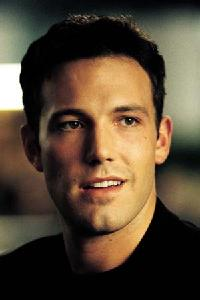
#> input picture validation/httpabsolumentgratuitfreefrimagesbenaffleckjpg.jpg, 200 x 300 px
$ python -i client.py   (imports and definitions only)
#> lines starting #> are read from the running program, lines starting #| are printed output that depends on the picture; after the words box and inside, x2 and y2 are one past the last pixel; in counts of white or black regions, pixels touching at a corner belong together
#> further down, picture is the input picture: shape (300, 200, 3); mean B, G, R 52.4, 70.4, 85.8
import cv2
import json
import base64
import uuid
import time
import asyncio
import websockets
import numpy as np
from datetime import datetime

WEBSOCKET_URL = "ws://localhost:3000"
FRAME_INTERVAL = 0.5  # Seconds between frame processing
MIN_FACE_SIZE = 100   # Minimum face size to detect

class FaceRecognitionClient:
    def __init__(self):
        self.cap = None
        self.observer_id = str(uuid.uuid4())
        self.frame_counter = 0
        self.last_process_time = 0
        self.face_cascade = cv2.CascadeClassifier(cv2.data.haarcascades + 'haarcascade_frontalface_default.xml')
        self.frame_interval = 1.0  # Increase interval to 1 second
        self.max_image_size = 640  # Maximum image dimension

    async def connect(self):
        try:
            self.cap = cv2.VideoCapture(0)
            if not self.cap.isOpened():
                raise Exception("Could not open video capture device")

            print(f"🎥 Camera initialized. Observer ID: {self.observer_id}")
            return True
        except Exception as e:
            print(f"❌ Camera initialization failed: {str(e)}")
            return False

    def preprocess_frame(self, frame):
        """Preprocess frame and detect faces before sending"""
        # Resize frame to reduce processing time
        height, width = frame.shape[:2]
#> height = 300; width = 200
        max_dim = max(height, width)
#> max_dim = 300
        if max_dim > self.max_image_size:
            scale = self.max_image_size / max_dim
            frame = cv2.resize(frame, None, fx=scale, fy=scale)

        # Convert to grayscale for face detection
        gray = cv2.cvtColor(frame, cv2.COLOR_BGR2GRAY)
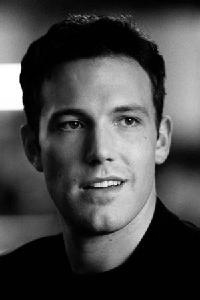
#> gray: shape (300, 200); min 0, max 255, mean 72.9

        # Detect faces with optimized parameters
        faces = self.face_cascade.detectMultiScale(
            gray,
            scaleFactor=1.2,
            minNeighbors=4,
            minSize=(60, 60),
            maxSize=(200, 200)
        )
#> faces = [[30, 65, 140, 140]]

        # Draw rectangles around faces
        for (x, y, w, h) in faces:
            cv2.rectangle(frame, (x, y), (x+w, y+h), (0, 255, 0), 2)
#> this loop made 1 pass
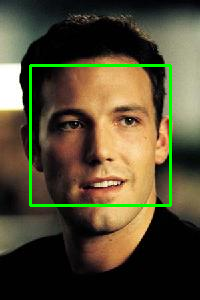
#> frame: shape (300, 200, 3); 2.79% of pixels changed, all inside (x1, y1, x2, y2) = (29, 64, 172, 207)

        return len(faces) > 0, frame

    async def process_frame(self, ws):
        """Capture and process a single frame"""
        ret, frame = self.cap.read()
        if not ret:
            return False

        # Detect faces in frame
        faces_detected, processed_frame = self.preprocess_frame(frame)

        if faces_detected:
            # Optimize JPEG encoding
            encode_params = [cv2.IMWRITE_JPEG_QUALITY, 80]  # Reduce quality for faster transmission
            _, buffer = cv2.imencode('.jpg', processed_frame, encode_params)
            encoded_frame = base64.b64encode(buffer).decode('utf-8')

            message = {
                "observerId": self.observer_id,
                "frameId": self.frame_counter,
                "timestamp": int(time.time() * 1000),
                "image": encoded_frame
            }

            try:
                await ws.send(json.dumps(message))
                self.frame_counter += 1

                # Add timeout for response
                try:
                    response = await asyncio.wait_for(ws.recv(), timeout=10.0)
                    self.handle_response(response, processed_frame)
                except asyncio.TimeoutError:
                    print("⚠️ Response timeout - continuing with next frame")

            except Exception as e:
                print(f"❌ Error sending frame: {str(e)}")
                return False

        # Display frame
        cv2.imshow("Face Recognition Client", processed_frame)
        return True

    def handle_response(self, response, frame):
        """Handle recognition response from server"""
        try:
            result = json.loads(response)

            # Display recognition results on frame
            if result.get('found') and result.get('person'):
                person = result['person']
                confidence = result.get('confidence', 0)

                # Draw recognition info on frame
                text = f"{person['name']} ({confidence:.1f}%)"
                cv2.putText(frame, text, (10, 30),
                           cv2.FONT_HERSHEY_SIMPLEX, 1, (0, 255, 0), 2)

                print(f"✅ Recognized: {person['name']} (Confidence: {confidence:.1f}%)")
            elif result.get('error'):
                print(f"❌ Error: {result['error']}")
            else:
                print("🔍 No match found")

        except Exception as e:
            print(f"❌ Error processing response: {str(e)}")

    async def run(self):
        """Main loop for video streaming"""
        if not await self.connect():
            return

        print("🚀 Starting face recognition stream...")
        retry_count = 0
        max_retries = 3

        while retry_count < max_retries:
            try:
                async with websockets.connect(WEBSOCKET_URL) as ws:
                    print("✅ Connected to server")
                    retry_count = 0  # Reset retry count on successful connection

                    while True:
                        current_time = time.time()

                        if current_time - self.last_process_time >= self.frame_interval:
                            if not await self.process_frame(ws):
                                break
                            self.last_process_time = current_time

                        if cv2.waitKey(1) & 0xFF == ord('q'):
                            print("👋 Quitting...")
                            return

                        await asyncio.sleep(0.1)  # Increased sleep time

            except websockets.exceptions.ConnectionClosed:
                print("⚠️ Connection lost. Retrying...")
                retry_count += 1
                await asyncio.sleep(2)  # Wait before retrying
            except Exception as e:
                print(f"❌ Error: {str(e)}")
                retry_count += 1
                await asyncio.sleep(2)

        print("❌ Max retries reached. Exiting...")
        self.cleanup()

    def cleanup(self):
        """Clean up resources"""
        if self.cap is not None:
            self.cap.release()
        cv2.destroyAllWindows()
        print("🧹 Cleanup completed")

# [3 lines not run here, left out]

>>> import cv2
>>> picture = cv2.imread('validation/httpabsolumentgratuitfreefrimagesbenaffleckjpg.jpg')
>>> result = FaceRecognitionClient().preprocess_frame(picture)

$ run again, on validation/161859.jpg
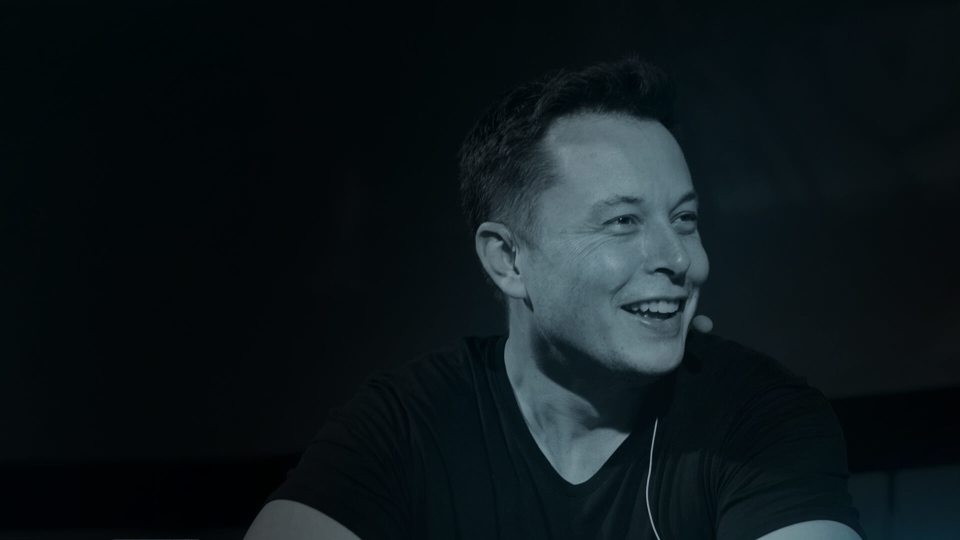
#> input picture validation/161859.jpg, 1920 x 1080 px (shown at 1/2 size)
#> picture is the input picture: shape (1080, 1920, 3); mean B, G, R 26.4, 22.7, 13.6
#> in preprocess_frame, `frame = cv2.resize(frame, None, fx=scale, fy=scale)`:
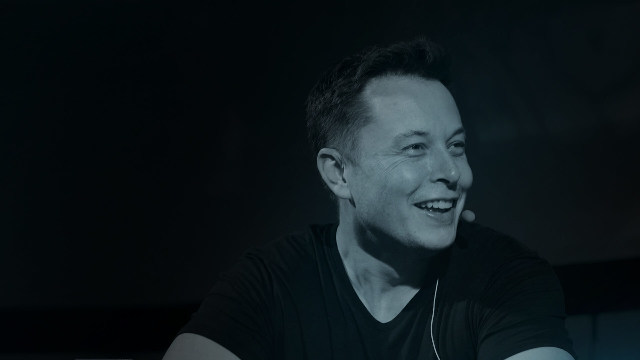
#> frame: shape (360, 640, 3); mean of channels 0, 1, 2 26.4, 22.7, 13.6; drawn as B, G, R
#> faces = [[346, 88, 147, 147]]
#> the loop in preprocess_frame, `for (x, y, w, h) in faces:` made 1 pass
#> after the loop in preprocess_frame, `for (x, y, w, h) in faces:`:
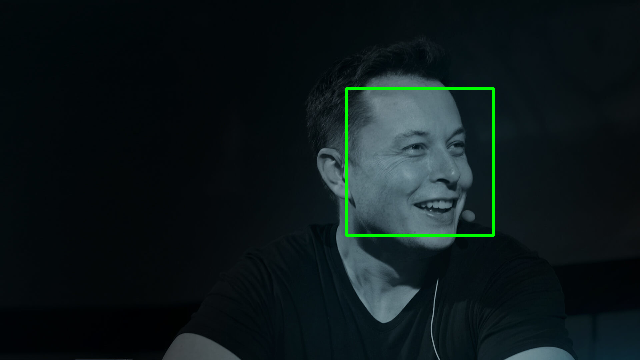
#> frame: shape (360, 640, 3); 0.76% of pixels changed, all inside (x1, y1, x2, y2) = (345, 87, 495, 237); drawn as B, G, R
